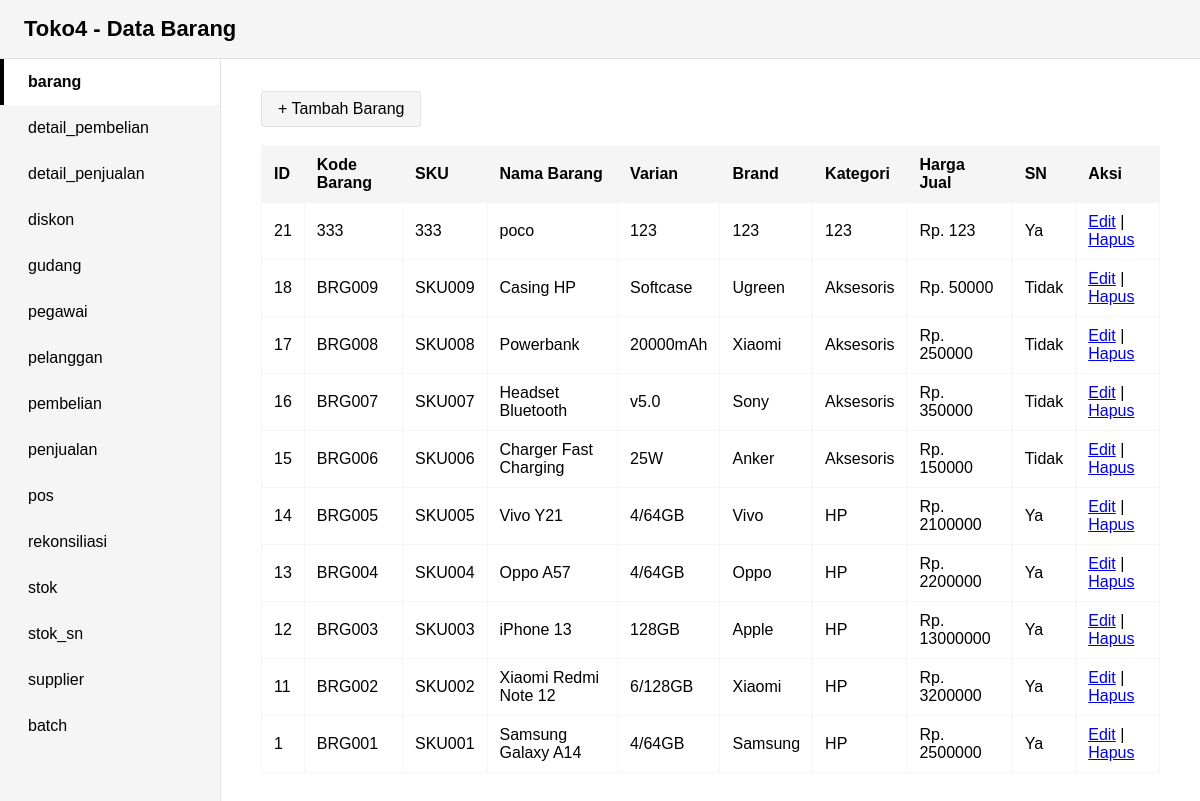
The app's page /barang/index.php with its own data.
### tables this page shows
CREATE TABLE `barang` (
  `id_barang` int(11) NOT NULL,
  `kode_barang` varchar(20) NOT NULL,
  `sku` varchar(20) NOT NULL,
  `nama_barang` varchar(40) NOT NULL,
  `varian` varchar(20) NOT NULL,
  `brand` varchar(20) NOT NULL,
  `kategori` varchar(20) NOT NULL,
  `harga_jual_default` decimal(10,0) NOT NULL,
  `sn` tinyint(1) NOT NULL DEFAULT 0
);

### barang/index.php (the view, shortened to what this page needs)
<?php
include "../koneksi.php";
?>
<!DOCTYPE html>
<html>
<head>
</head>
<body>
    <div class="header">Toko4 - Data Barang</div>
    <div class="container">
        <nav class="sidebar">
            <ul>
                <li><a href="../barang" class="active">barang</a></li>
                <li><a href="../detail_pembelian">detail_pembelian</a></li>
                <li><a href="../detail_penjualan">detail_penjualan</a></li>
                <li><a href="../diskon">diskon</a></li>
                <li><a href="../gudang">gudang</a></li>
                <li><a href="../pegawai">pegawai</a></li>
                <li><a href="../pelanggan">pelanggan</a></li>
                <li><a href="../pembelian">pembelian</a></li>
                <li><a href="../penjualan">penjualan</a></li>
                <li><a href="../pos">pos</a></li>
                <li><a href="../rekonsiliasi">rekonsiliasi</a></li>
                <li><a href="../stok">stok</a></li>
                <li><a href="../stok_sn">stok_sn</a></li>
                <li><a href="../supplier">supplier</a></li>
                <li><a href="../batch" >batch</a></li>
            </ul>
        </nav>
        <div class="main-content">
            <a href="tambah.php" class="button">+ Tambah Barang</a>
            <table>
                <tr>
                    <th>ID</th>
                    <th>Kode Barang</th>
                    <th>SKU</th>
                    <th>Nama Barang</th>
                    <th>Varian</th>
                    <th>Brand</th>
                    <th>Kategori</th>
                    <th>Harga Jual</th>
                    <th>SN</th>
                    <th>Aksi</th>
                </tr>
                <?php
                $query = mysqli_query($koneksi, "SELECT * FROM barang ORDER BY id_barang DESC");
                while ($row = mysqli_fetch_assoc($query)) {
                    echo "<tr>
                            <td>{$row['id_barang']}</td>
                            <td>{$row['kode_barang']}</td>
                            <td>{$row['sku']}</td>
                            <td>{$row['nama_barang']}</td>
                            <td>{$row['varian']}</td>
                            <td>{$row['brand']}</td>
                            <td>{$row['kategori']}</td>
                            <td>Rp. {$row['harga_jual_default']}</td>
                            <td>" . ($row['sn'] == 1 ? 'Ya' : 'Tidak') . "</td>
                            <td>
                                <a href='edit.php?id={$row['id_barang']}'>Edit</a> |
                                <a href='hapus.php?id={$row['id_barang']}' onclick=\"return confirm('Yakin hapus?')\">Hapus</a>
                            </td>
                          </tr>";
                }
                ?>
            </table>
        </div>
    </div>
</body>
</html>

### barang/index.php (style rules this page uses)
body { margin: 0; font-family: Arial, sans-serif; background: #f5f5f5; color: #000000; }
.header { background: #f5f5f5; color: #000000; padding: 16px 24px; font-size: 22px; font-weight: bold; border-bottom: 1px solid #e0e0e0; }
.container { display: flex; min-height: 100vh; }
.sidebar { width: 220px; background: #f5f5f5; padding: 0; border-right: 1px solid #e0e0e0; min-height: 100vh; }
.sidebar ul { list-style: none; margin: 0; padding: 0; }
.sidebar li { margin: 0; }
.sidebar a { display: block; color: #000000; text-decoration: none; padding: 14px 24px; border-left: 4px solid transparent; }
.sidebar a.active, .sidebar a:hover { background: #ffffff; border-left: 4px solid #000000; font-weight: bold; }
.main-content { flex: 1; background: #ffffff; padding: 32px 40px; }
table { border-collapse: collapse; width: 100%; background: #ffffff; }
th, td { border: 1px solid #f5f5f5; padding: 10px 12px; text-align: left; }
th { background: #f5f5f5; color: #000000; font-weight: bold; }
a.button { display: inline-block; background: #f5f5f5; color: #000000; padding: 8px 16px; text-decoration: none; border-radius: 3px; margin-bottom: 18px; border: 1px solid #e0e0e0; }

### records on screen
barang: id_barang "21", kode_barang "333", sku "333", nama_barang "poco", varian "123", brand "123", kategori "123", harga_jual_default "123", sn "Ya"
barang: id_barang "18", kode_barang "BRG009", sku "SKU009", nama_barang "Casing HP", varian "Softcase", brand "Ugreen", kategori "Aksesoris", harga_jual_default "50000", sn "Tidak"
barang: id_barang "17", kode_barang "BRG008", sku "SKU008", nama_barang "Powerbank", varian "20000mAh", brand "Xiaomi", kategori "Aksesoris", harga_jual_default "250000", sn "Tidak"
barang: id_barang "16", kode_barang "BRG007", sku "SKU007", nama_barang "Headset Bluetooth", varian "v5.0", brand "Sony", kategori "Aksesoris", harga_jual_default "350000", sn "Tidak"
barang: id_barang "15", kode_barang "BRG006", sku "SKU006", nama_barang "Charger Fast Charging", varian "25W", brand "Anker", kategori "Aksesoris", harga_jual_default "150000", sn "Tidak"
barang: id_barang "14", kode_barang "BRG005", sku "SKU005", nama_barang "Vivo Y21", varian "4/64GB", brand "Vivo", kategori "HP", harga_jual_default "2100000", sn "Ya"
barang: id_barang "13", kode_barang "BRG004", sku "SKU004", nama_barang "Oppo A57", varian "4/64GB", brand "Oppo", kategori "HP", harga_jual_default "2200000", sn "Ya"
barang: id_barang "12", kode_barang "BRG003", sku "SKU003", nama_barang "iPhone 13", varian "128GB", brand "Apple", kategori "HP", harga_jual_default "13000000", sn "Ya"
barang: id_barang "11", kode_barang "BRG002", sku "SKU002", nama_barang "Xiaomi Redmi Note 12", varian "6/128GB", brand "Xiaomi", kategori "HP", harga_jual_default "3200000", sn "Ya"
barang: id_barang "1", kode_barang "BRG001", sku "SKU001", nama_barang "Samsung Galaxy A14", varian "4/64GB", brand "Samsung", kategori "HP", harga_jual_default "2500000", sn "Ya"
